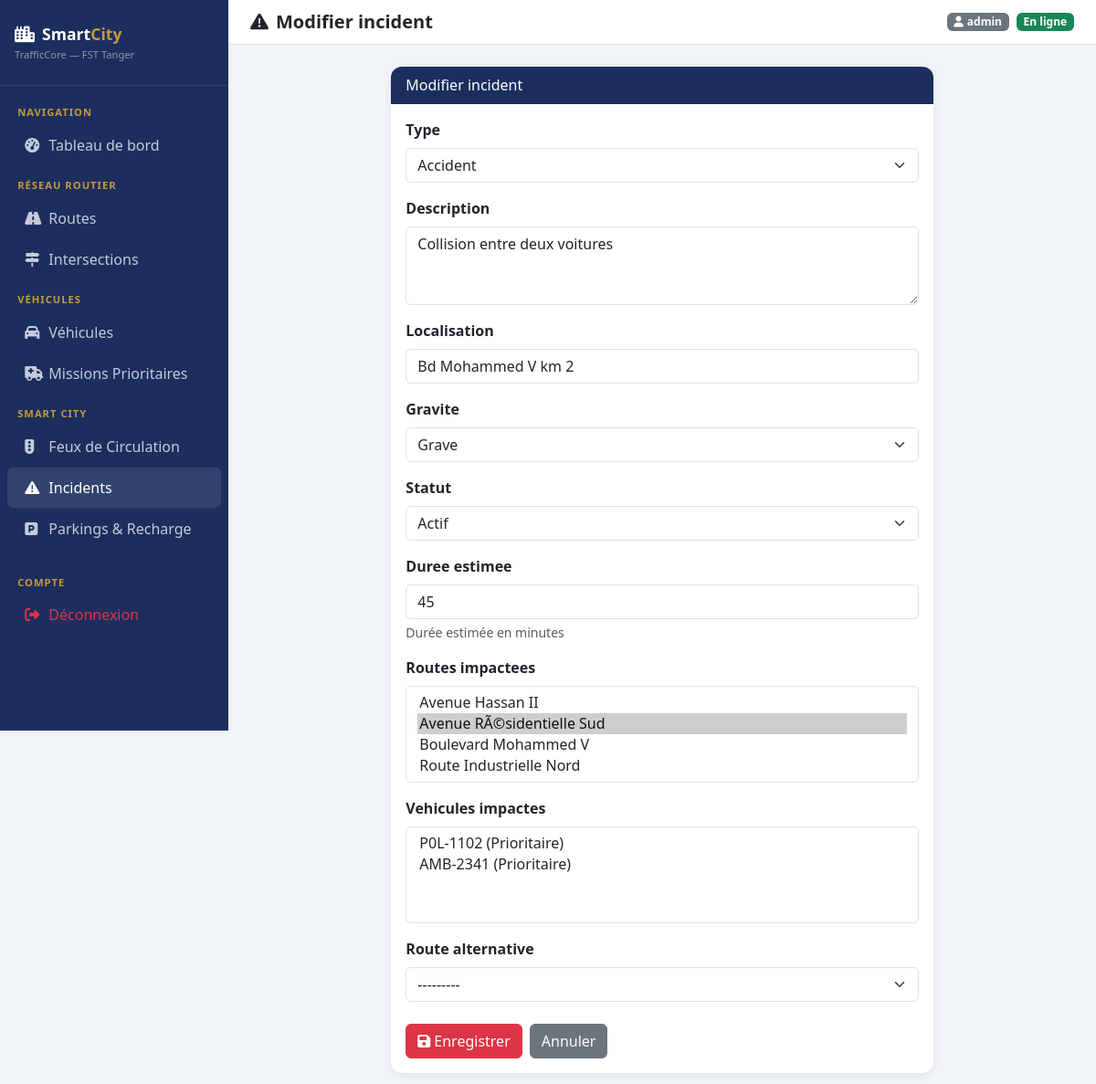
Page /incidents/1/edit/ (signed in) on the committed database.
### incidents/models.py (models this page shows, shortened)
class Incident(models.Model):
    TYPE_CHOICES = [
        ('accident','Accident'), ('blocage','Route bloquée'),
        ('congestion','Congestion'), ('travaux','Travaux'), ('urgence','Urgence'),
    ]
    GRAVITE_CHOICES = [('faible','Faible'), ('moyen','Moyen'), ('grave','Grave'), ('critique','Critique')]
    STATUT_CHOICES = [('actif','Actif'), ('en_cours','En cours de résolution'), ('resolu','Résolu')]
    type = models.CharField(max_length=20, choices=TYPE_CHOICES)
    description = models.TextField()
    localisation = models.CharField(max_length=300)
    gravite = models.CharField(max_length=10, choices=GRAVITE_CHOICES, default='moyen')
    statut = models.CharField(max_length=20, choices=STATUT_CHOICES, default='actif')
    duree_estimee = models.IntegerField(default=30, help_text="Durée estimée en minutes")
    date_debut = models.DateTimeField(auto_now_add=True)
    date_resolution = models.DateTimeField(null=True, blank=True)
    routes_impactees = models.ManyToManyField(Route, blank=True, related_name='incidents')
    vehicules_impactes = models.ManyToManyField(Vehicule, blank=True, related_name='incidents')
    route_alternative = models.ForeignKey(Route, on_delete=models.SET_NULL, null=True, blank=True,
                                           related_name='alternative_pour')
    class Meta: ordering = ['-date_debut']

### incidents/views.py (the view)
# urls.py: path('<int:pk>/edit/', views.incident_update, name='incident_update'),
@login_required
def incident_update(request, pk):
    incident = get_object_or_404(Incident, pk=pk)
    form = IncidentForm(request.POST or None, instance=incident)
    if form.is_valid():
        form.save()
        messages.success(request, "Incident mis à jour !")
        return redirect('incident_list')
    return render(request, 'incidents/incident_form.html', {'form': form, 'title': 'Modifier incident'})

### incidents/forms.py
class IncidentForm(forms.ModelForm):
    class Meta:
        model = Incident
        fields = ['type','description','localisation','gravite','statut',
                  'duree_estimee','routes_impactees','vehicules_impactes','route_alternative']
        widgets = {
            'type': forms.Select(attrs={'class':'form-select'}),
            'description': forms.Textarea(attrs={'class':'form-control','rows':3}),
            'localisation': forms.TextInput(attrs={'class':'form-control'}),
            'gravite': forms.Select(attrs={'class':'form-select'}),
            'statut': forms.Select(attrs={'class':'form-select'}),
            'duree_estimee': forms.NumberInput(attrs={'class':'form-control'}),
            'routes_impactees': forms.SelectMultiple(attrs={'class':'form-select','size':'4'}),
            'vehicules_impactes': forms.SelectMultiple(attrs={'class':'form-select','size':'4'}),
            'route_alternative': forms.Select(attrs={'class':'form-select'}),
        }

### traffic/models.py (called while the page is built)
    def __str__(self): return self.nom

### vehicles/models.py (called while the page is built)
    def __str__(self): return f"{self.immatriculation} ({self.get_type_display()})"

### templates/incidents/incident_form.html (shortened to what this page needs)
{% extends 'base.html' %}
{% block page_title %}<i class="fas fa-exclamation-triangle me-2"></i>{{ title }}{% endblock %}
{% block content %}
<div class="row justify-content-center">
    <div class="col-md-8">
        <div class="card">
            <div class="card-header">{{ title }}</div>
            <div class="card-body">
                <form method="post">{% csrf_token %}
                    {% for field in form %}
                    <div class="mb-3">
                        <label class="form-label fw-semibold">{{ field.label }}</label>
                        {{ field }}
                        {% if field.help_text %}<div class="form-text">{{ field.help_text }}</div>{% endif %}
                    </div>
                    {% endfor %}
                    <div class="d-flex gap-2 mt-4">
                        <button type="submit" class="btn btn-danger"><i class="fas fa-save me-1"></i>Enregistrer</button>
                        <a href="{% url 'incident_list' %}" class="btn btn-secondary">Annuler</a>
                    </div>
                </form>
            </div>
        </div>
    </div>
</div>
{% endblock %}

### templates/base.html (shortened to what this page needs)
<!DOCTYPE html>
<html lang="fr">
<head>
    <link href="https://cdn.jsdelivr.net/npm/bootstrap@5.3.0/dist/css/bootstrap.min.css" rel="stylesheet">
    <link href="https://cdnjs.cloudflare.com/ajax/libs/font-awesome/6.4.0/css/all.min.css" rel="stylesheet">
</head>
<body>
<div class="sidebar">
    <div class="brand">
        <i class="fas fa-city me-2"></i>Smart<span>City</span>
        <div style="font-size:.7rem;color:rgba(255,255,255,.5);font-weight:400;margin-top:2px">TrafficCore — FST Tanger</div>
    </div>
    <nav class="mt-2">
        <div class="nav-section">Navigation</div>
        <a href="{% url 'dashboard' %}" class="nav-link {% if request.resolver_match.url_name == 'dashboard' %}active{% endif %}">
            <i class="fas fa-tachometer-alt"></i> Tableau de bord
        </a>
        <div class="nav-section">Réseau Routier</div>
        <a href="{% url 'route_list' %}" class="nav-link {% if 'route' in request.resolver_match.url_name %}active{% endif %}">
            <i class="fas fa-road"></i> Routes
        </a>
        <a href="{% url 'intersection_list' %}" class="nav-link {% if 'intersection' in request.resolver_match.url_name %}active{% endif %}">
            <i class="fas fa-map-signs"></i> Intersections
        </a>
        <div class="nav-section">Véhicules</div>
        <a href="{% url 'vehicule_list' %}" class="nav-link {% if 'vehicule' in request.resolver_match.url_name %}active{% endif %}">
            <i class="fas fa-car"></i> Véhicules
        </a>
        <a href="{% url 'mission_list' %}" class="nav-link {% if 'mission' in request.resolver_match.url_name %}active{% endif %}">
            <i class="fas fa-ambulance"></i> Missions Prioritaires
        </a>
        <div class="nav-section">Smart City</div>
        <a href="{% url 'feu_list' %}" class="nav-link {% if 'feu' in request.resolver_match.url_name %}active{% endif %}">
            <i class="fas fa-traffic-light"></i> Feux de Circulation
        </a>
        <a href="{% url 'incident_list' %}" class="nav-link {% if 'incident' in request.resolver_match.url_name %}active{% endif %}">
            <i class="fas fa-exclamation-triangle"></i> Incidents
        </a>
        <a href="{% url 'parking_list' %}" class="nav-link {% if 'parking' in request.resolver_match.url_name %}active{% endif %}">
            <i class="fas fa-parking"></i> Parkings & Recharge
        </a>
        <div class="nav-section mt-3">Compte</div>
        <a href="{% url 'logout' %}" class="nav-link text-danger">
            <i class="fas fa-sign-out-alt"></i> Déconnexion
        </a>
    </nav>
</div>
<div class="main-content">
    <div class="topbar">
        <h5 class="mb-0 fw-bold text-navy">{% block page_title %}Dashboard{% endblock %}</h5>
        <div class="d-flex align-items-center gap-2">
            <span class="badge bg-secondary"><i class="fas fa-user me-1"></i>{{ request.user.username }}</span>
            <span class="badge bg-success">En ligne</span>
        </div>
    </div>
    {% block content %}{% endblock %}
</div>
</body>
</html>

### templates/base.html (style rules this page uses)
:root { --navy: #1B2E5E; --sky: #4A90C4; --gold: #C8973A; --sidebar-w: 250px; }
body { background: #f0f3f8; font-family: 'Segoe UI', sans-serif; }
.sidebar { width: var(--sidebar-w); min-height: 100vh; background: var(--navy); position: fixed; top: 0; left: 0; z-index: 100; overflow-y: auto; }
.sidebar .brand { padding: 1.5rem 1rem; border-bottom: 1px solid rgba(255,255,255,.1); color: white; font-weight: 700; font-size: 1.1rem; }
.sidebar .brand span { color: var(--gold); }
.sidebar .nav-link { color: rgba(255,255,255,.75); padding: .6rem 1.2rem; border-radius: 6px; margin: 2px 8px; transition: all .2s; }
.sidebar .nav-link:hover, .sidebar .nav-link.active { background: rgba(255,255,255,.1); color: white; }
.sidebar .nav-link i { width: 22px; }
.sidebar .nav-section { color: var(--gold); font-size: .7rem; font-weight: 700; text-transform: uppercase; padding: .8rem 1.2rem .2rem; letter-spacing: 1px; }
.main-content { margin-left: var(--sidebar-w); padding: 1.5rem; }
.topbar { background: white; padding: .75rem 1.5rem; margin: -1.5rem -1.5rem 1.5rem; border-bottom: 1px solid #dee2e6; display: flex; align-items: center; justify-content: space-between; }
.card { border: none; border-radius: 12px; box-shadow: 0 2px 10px rgba(0,0,0,.07); }
.card-header { background: var(--navy); color: white; border-radius: 12px 12px 0 0 !important; }

### rows in the picture
Incident: form "Accident" "Collision entre deux voitures" "Bd Mohammed V km 2" "Grave" "Actif" "45" "---------"

### other values in the picture
{{ title }} "Modifier incident"
{{ request.user.username }} "admin"
{{ field.label }} "Type" "Description" "Localisation" "Gravite" "Statut" "Duree estimee" "Routes impactees" "Vehicules impactes" "Route alternative"
{{ field.help_text }} "Durée estimée en minutes"
